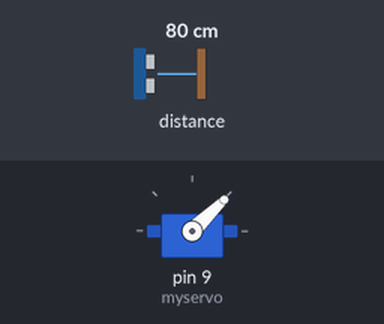
This sketch was run on a simulated Arduino Uno, built with avr-gcc and run on an emulated ATmega328P. Shown: servo. Inputs (shaded band) come from the test bench; at power-on: distance to the obstacle 80 cm. The ROS host is connected and sends only what is stated.

Above: at 0.05 s.
At 0.2 s:
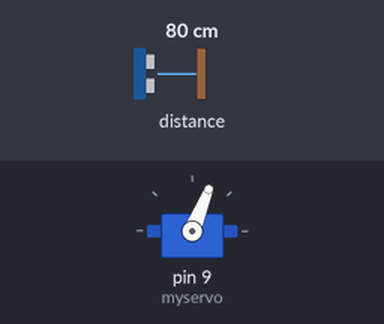
At 0.4 s:
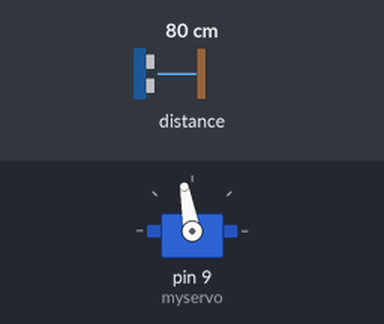
At 0.75 s:
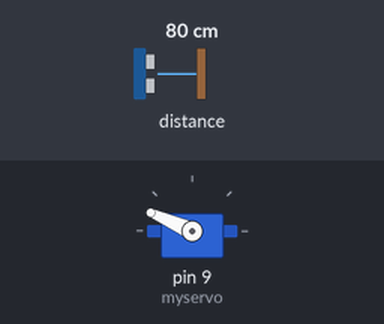
Timing chart, 0 to 3.0 s (numbered marks = the images above):
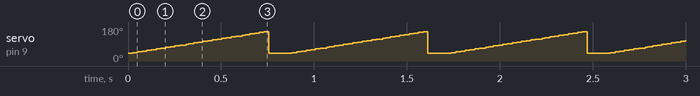

The sketch:

laser_pub_rot_1.ino
```cpp
#include <Wire.h>
#include <ros.h>
#include <std_msgs/Int16.h>
#include <Wire.h>
#include <LIDARLite.h>
#include <Servo.h>
#include <std_msgs/Int16MultiArray.h>

ros::NodeHandle  nh;

std_msgs::Int16MultiArray dist_msg;
ros::Publisher pub_dist("chatter", &dist_msg);

Servo myservo;
int pos = 0;
LIDARLite myLidarLite;

void setup()
{
  nh.initNode();
  dist_msg.layout.dim = (std_msgs::MultiArrayDimension *)
  malloc(sizeof(std_msgs::MultiArrayDimension)*2);
  dist_msg.layout.dim[0].label = "height";
  dist_msg.layout.dim[0].size = 31;
  dist_msg.layout.dim[0].stride = 1*31;
  dist_msg.layout.data_offset = 0;
  dist_msg.data = (int *)malloc(sizeof(int)*31);
  dist_msg.data_length = 31;
  nh.advertise(pub_dist);
  myLidarLite.begin(0, true);
  myLidarLite.configure(0);
  myservo.attach(9);
}

void loop()
{
    int i = 0;
//    int j = 0;

      for(pos = 40; pos < 160; pos += 4)
      {
        myservo.write(pos);
        dist_msg.data[i] = myLidarLite.distance();
        i = i+1;
        delay(15);
      }
      pub_dist.publish(&dist_msg);
      nh.spinOnce();
      i = 0;
      myservo.write(40);
      delay(100);
}
//  publisher_timer = millis() + 10;
//  }
/*
      for(pos = 160; pos>=40; pos-=1)
      {
        myservo.write(pos);
        dist_msg.data[j] = myLidarLite.distance();
        pub_dist.publish(&dist_msg);
        nh.spinOnce();
        j = j+1;
        delay(15);
      }
      j = 0;

} */
```

Measured:
- by itself, servo on pin 9 (myservo): ramps from 40° to 156° and jumps back, once every 0.86 s
